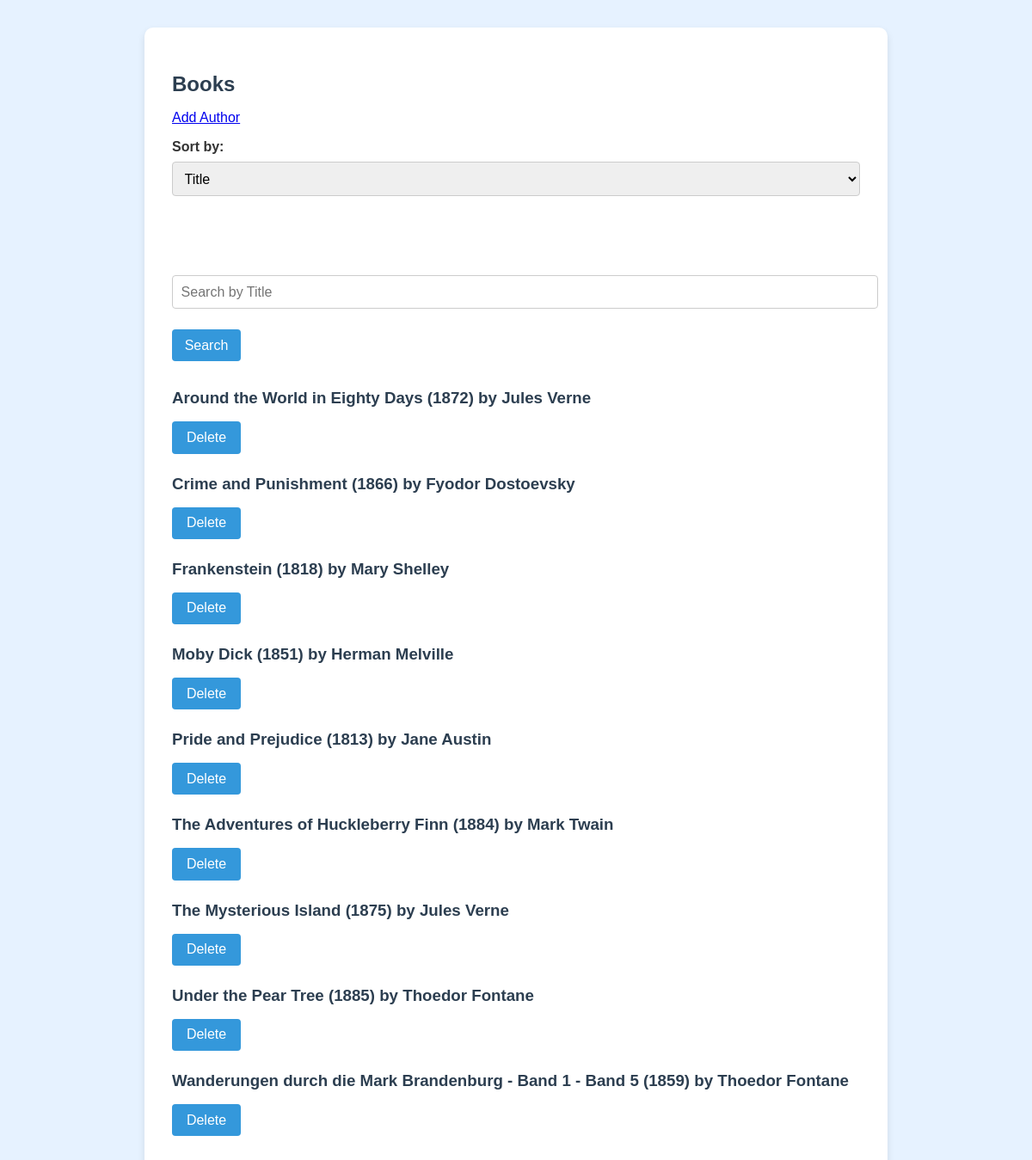
The page / on the database its author committed.
### data_models.py (models this page shows, shortened)
class Book(db.Model):
    __tablename__ = 'books'
    book_id = db.Column(db.Integer, primary_key=True, autoincrement=True)
    title = db.Column(db.String)
    author_id = db.Column(db.Integer, db.ForeignKey('authors.author_id'))
    publication_year = db.Column(db.Integer)
    isbn = db.Column(db.String)
    author = db.relationship('Author', backref='books')

class Author(db.Model):
    __tablename__ = 'authors'
    author_id = db.Column(db.Integer, primary_key=True, autoincrement=True)
    name = db.Column(db.String)
    birth_date = db.Column(db.String)
    death_date = db.Column(db.String)

### app.py (the view)
@app.route("/")
def home():
    search_query = request.args.get('search', '')
    sort_by = request.args.get('sort_by', 'title')
    valid_columns = {
        'title': Book.title,
        'publication_year': Book.publication_year,
        'author': Author.name
    }
    if sort_by not in valid_columns:
        sort_by = 'title'
    query = db.session.query(Book).join(Author)
    if search_query:
        query = query.filter(Book.title.ilike(f'%{search_query}%'))
    books = query.order_by(valid_columns[sort_by]).all()
    return render_template("home.html", books=books, sort_by=sort_by)

### templates/home.html (shortened to what this page needs)
<!DOCTYPE html>
<html lang="en">
  <head>
    <link rel="stylesheet" href="{{ url_for('static', filename='style.css') }}">
  </head>
  <body>
  <div class="container">
  <h2>Books</h2>
    <a href="{{ url_for('add_author') }}">Add Author</a>
  <form method="get" action="/">
    <label for="sort_by">Sort by:</label>
    <select name="sort_by" id="sort_by" onchange="this.form.submit()">
      <option value="title" {% if sort_by == 'title' %}selected{% endif %}>Title</option>
    </select><br><br>
  </form>
  <form method="get" action="/">
    <input type="text" name="search" placeholder="Search by Title" value="{{ request.args.get('search', '') }}">
    <button type="submit">Search</button>
  </form>
    {% for book in books %}
    <div>
      <h3>{{ book.title }} ({{ book.publication_year }}) by {{ book.author.name }}</h3>
      <form action="{{ url_for('delete_book', book_id=book.book_id) }}" method="post" style="display:inline;">
        <button type="submit" onclick="return confirm('Are you sure you want to delete this book')">Delete</button>
      </form>
    </div>
    {% endfor %}
  </div>
  </body>
</html>

### static/style.css (style rules this page uses)
body { font-family: Arial, sans-serif; margin: 0; padding: 0; background-color: #e6f2ff; color: #333; }
.container { max-width: 800px; margin: 2rem auto; padding: 2rem; background-color: #ffffff; border-radius: 10px; box-shadow: 0 4px 8px rgba(0,0,0,0.1); }
h2, h3 { color: #2c3e50; margin-bottom: 1rem; }
form { margin-bottom: 2rem; }
label { font-weight: bold; display: block; margin-top: 1rem; }
input, select, button { display: block; margin: 0.5rem 0 1.5rem 0; padding: 0.6rem; width: 100%; max-width: 100%; border-radius: 4px; border: 1px solid #ccc; font-size: 1rem; }
button { background-color: #3498db; color: white; border: none; transition: background-color 0.3s ease; width: 5rem; text-align: center; }

### rows shown on the page
Book: title "Around the World in Eighty Days", publication_year "1872", author.name "Jules Verne"
Book: title "Crime and Punishment", publication_year "1866", author.name "Fyodor Dostoevsky"
Book: title "Frankenstein", publication_year "1818", author.name "Mary Shelley"
Book: title "Moby Dick", publication_year "1851", author.name "Herman Melville"
Book: title "Pride and Prejudice", publication_year "1813", author.name "Jane Austin"
Book: title "The Adventures of Huckleberry Finn", publication_year "1884", author.name "Mark Twain"
Book: title "The Mysterious Island", publication_year "1875", author.name "Jules Verne"
Book: title "Under the Pear Tree", publication_year "1885", author.name "Thoedor Fontane"
Book: title "Wanderungen durch die Mark Brandenburg - Band 1 - Band 5", publication_year "1859", author.name "Thoedor Fontane"
